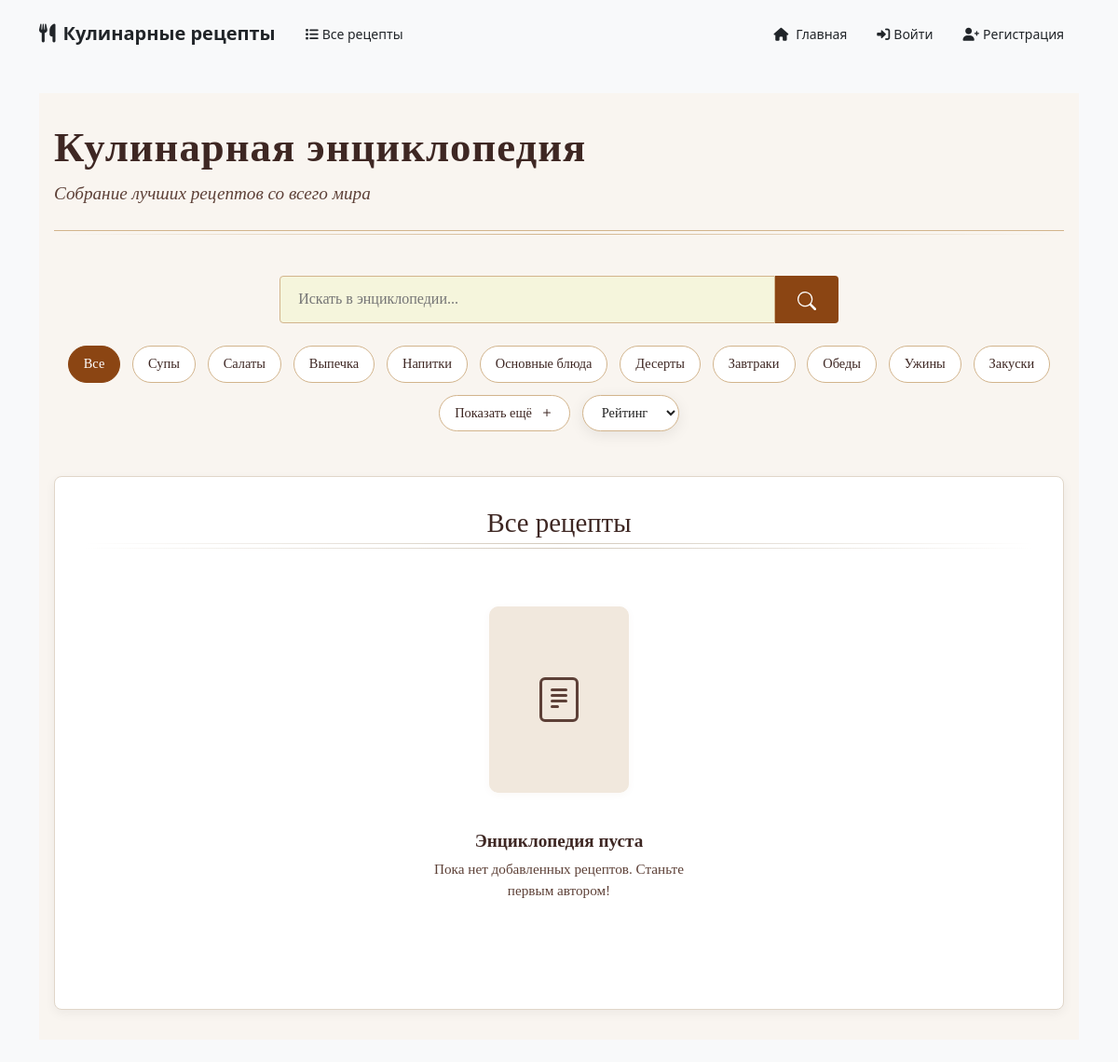
The page /accounts/recipes/ on the database as committed earlier.
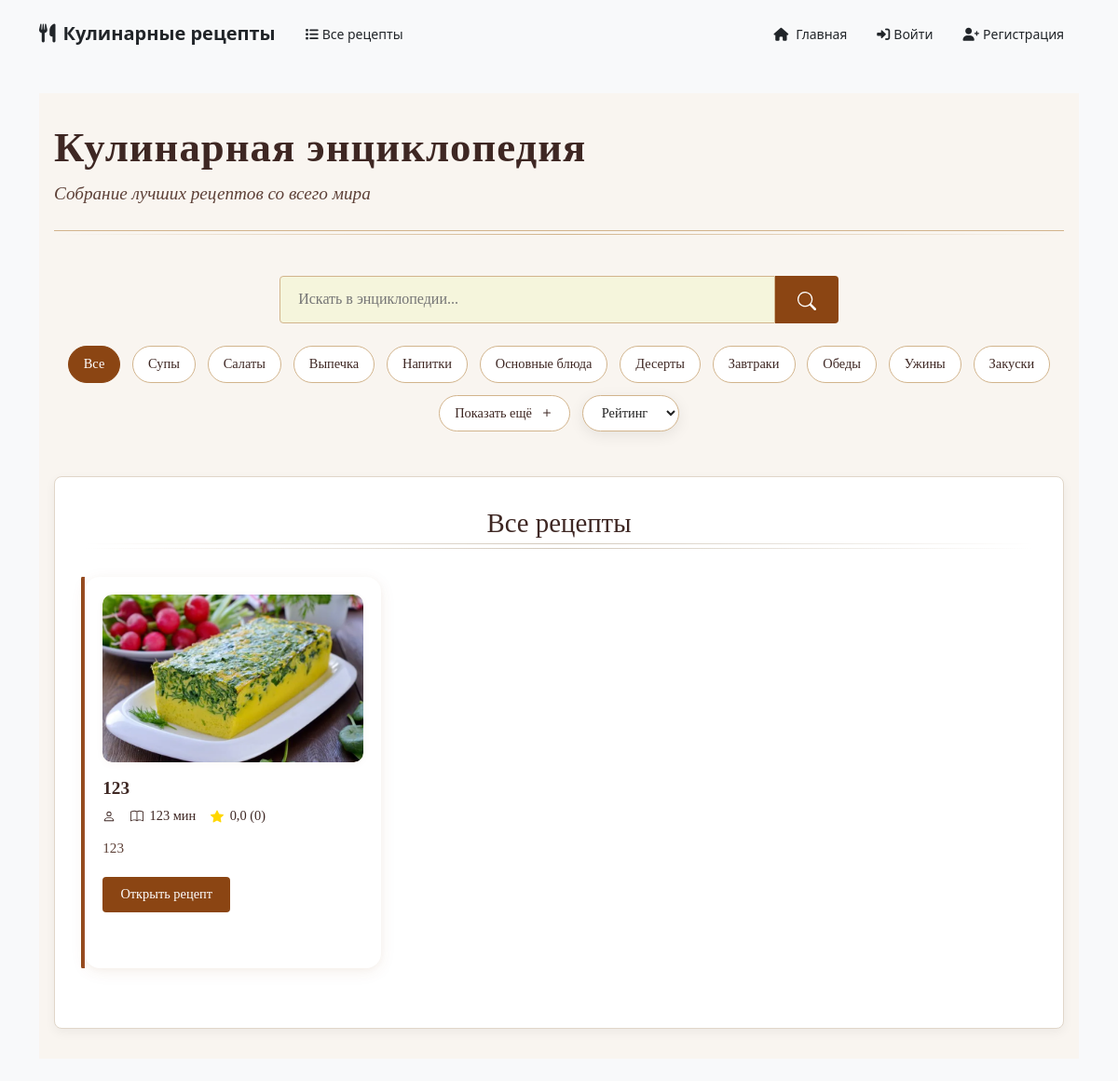
The same page on the database as committed later.
### accounts/models.py (models this page shows, shortened)
class Category(models.Model):
    name = models.CharField(max_length=100, unique=True)

class Recipe(models.Model):
    title = models.CharField(max_length=200)
    description = models.TextField(blank=True)
    ingredients = models.TextField(blank=True)
    instructions = models.TextField()
    created_at = models.DateTimeField(auto_now_add=True)
    updated_at = models.DateTimeField(auto_now=True)
    author = models.ForeignKey(User, on_delete=models.CASCADE, related_name='recipes')
    steps = models.TextField(blank=True)
    prep_time = models.PositiveIntegerField(null=True, blank=True, help_text='Время приготовления в минутах')
    cook_time = models.PositiveIntegerField(null=True, blank=True, help_text='Время готовки в минутах')
    image = models.ImageField(upload_to='recipe_images/', null=True, blank=True)
    MODERATION_STATUS_CHOICES = [
        ('pending', 'На модерации'),
        ('approved', 'Одобрен'),
        ('rejected', 'Отклонён'),
    ]
    moderation_status = models.CharField(max_length=10, choices=MODERATION_STATUS_CHOICES, default='pending')
    @property
    def rating_count(self):
        return self.comments.count()

### accounts/views.py (the view, shortened to what this page needs)
# urls.py: path('recipes/', views.recipe_list_view, name='recipe_list'),
def recipe_list_view(request):
    recipes = Recipe.objects.filter(moderation_status='approved').order_by('-created_at')
    search_query = request.GET.get('search', '')
    category_id = request.GET.get('category')
    min_rating = request.GET.get('min_rating')
    selected_category_name = None
    if category_id:
        recipes = recipes.filter(categories__id=category_id)
        cat = Category.objects.filter(id=category_id).first()
        if cat:
            selected_category_name = cat.name
    recipes = recipes.annotate(avg_rating=Avg('comments__rating'))
    if min_rating:
        try:
            min_rating_value = int(min_rating)
            recipes = recipes.filter(avg_rating__gte=min_rating_value)
        except ValueError:
            pass
    categories = Category.objects.all()
    context = {
        'recipes': recipes,
        'categories': categories,
        'selected_category': str(category_id) if category_id else None,
        'selected_category_name': selected_category_name,
        'search_query': search_query,
        'min_rating': min_rating,
    }
    return render(request, 'accounts/recipe_list.html', context)

### accounts/templates/accounts/recipe_list.html (shortened to what this page needs)
{% extends 'base.html' %}
{% block content %}
<div class="encyclopedia-container">
    <div class="encyclopedia-header">
        <div class="header-content">
            <h1 class="encyclopedia-title">Кулинарная энциклопедия</h1>
            <p class="encyclopedia-subtitle">Собрание лучших рецептов со всего мира</p>
        </div>
    </div>
    <div class="encyclopedia-search">
        <form method="get" class="search-container">
            <input type="text"
                   name="search"
                   placeholder="Искать в энциклопедии..."
                   class="encyclopedia-search-input"
                   value="{{ search_query }}">
            <button type="submit" class="search-button">
                <svg xmlns="http://www.w3.org/2000/svg" width="20" height="20" fill="currentColor" viewBox="0 0 16 16">
                    <path d="M11.742 10.344a6.5 6.5 0 1 0-1.397 1.398h-.001c.03.04.062.078.098.115l3.85 3.85a1 1 0 0 0 1.415-1.414l-3.85-3.85a1.007 1.007 0 0 0-.115-.1zM12 6.5a5.5 5.5 0 1 1-11 0 5.5 5.5 0 0 1 11 0z"/>
                </svg>
            </button>
        </form>
        <div class="filter-tags">
            <form method="get" class="category-filter-form">
                <a href="{% url 'recipe_list' %}{% if search_query %}?search={{ search_query }}{% endif %}"
                   class="filter-tag {% if not selected_category %}active{% endif %}">Все</a>
                {% for category in categories %}
                    {% if forloop.counter <= 10 %}
                        <a href="?category={{ category.id }}{% if search_query %}&search={{ search_query }}{% endif %}"
                           class="filter-tag {% if selected_category == category.id %}active{% endif %}">
                            {{ category.name }}
                        </a>
                    {% endif %}
                {% endfor %}
                {% if categories|length > 10 %}
                    <button type="button" class="show-more-btn" onclick="document.getElementById('more-categories').classList.toggle('show')">
                        Показать ещё
                        <svg xmlns="http://www.w3.org/2000/svg" width="16" height="16" fill="currentColor" viewBox="0 0 16 16">
                            <path d="M8 4a.5.5 0 0 1 .5.5v3h3a.5.5 0 0 1 0 1h-3v3a.5.5 0 0 1-1 0v-3h-3a.5.5 0 0 1 0-1h3v-3A.5.5 0 0 1 8 4z"/>
                        </svg>
                    </button>
                {% endif %}
                <select name="min_rating" class="filter-tag" style="width:auto;">
                    <option value="">Рейтинг</option>
                </select>
            </form>
        </div>
    </div>
    <div class="encyclopedia-shelves">
        <div class="shelf-header">
            <h2 class="shelf-title">
                {% if search_query %}
                    Результаты поиска: "{{ search_query }}"
                {% elif selected_category %}
                    {{ selected_category_name }}
                {% else %}
                    Все рецепты
                {% endif %}
            </h2>
            <div class="shelf-decoration"></div>
        </div>
        <div class="book-grid">
            {% for recipe in recipes %}
            <div class="recipe-book">
                <div class="book-cover">
                    {% if recipe.image %}
                        <img src="{{ recipe.image.url }}" alt="{{ recipe.title }}" class="book-image">
                    {% endif %}
                </div>
                <div class="book-info">
                    <h3 class="book-title">{{ recipe.title }}</h3>
                    <div class="book-meta">
                        <span class="book-author">
                        </span>
                        <span class="book-pages">
                            {{ recipe.cook_time }} мин
                        </span>
                        <span class="book-rating">
                            {{ recipe.avg_rating|default:0|floatformat:1 }} ({{ recipe.rating_count }})
                        </span>
                    </div>
                    <p class="book-description">{{ recipe.description|truncatechars:120 }}</p>
                    <a href="{% url 'recipe_detail' recipe.id %}" class="read-button">Открыть рецепт</a>
                </div>
            </div>
            {% empty %}
            <div class="empty-library">
                <div class="empty-book">
                    <div class="book-cover empty">
                        <div class="book-image-placeholder">
                        </div>
                    </div>
                    <div class="book-info">
                        <h3 class="book-title">Энциклопедия пуста</h3>
                        <p class="book-description">Пока нет добавленных рецептов. Станьте первым автором!</p>
                    </div>
                </div>
            </div>
            {% endfor %}
        </div>
    </div>
</div>
{% endblock %}

### accounts/templates/base.html (shortened to what this page needs)
<!DOCTYPE html>
<html lang="ru">
<head>
    {% load static %}
    <link href="https://cdn.jsdelivr.net/npm/bootstrap@5.1.3/dist/css/bootstrap.min.css" rel="stylesheet">
    <link href="https://cdnjs.cloudflare.com/ajax/libs/font-awesome/6.0.0/css/all.min.css" rel="stylesheet">
    <link rel="stylesheet" href="{% static 'styles.css' %}" />
</head>
<body>
    <header>
        {% include 'accounts/navbar.html' %}
    </header>
    <main class="container py-4">
        {% block content %}
        {% endblock %}
    </main>
</body>
</html>

### accounts/templates/accounts/navbar.html (shortened to what this page needs)
{% load static %}
<nav class="navbar navbar-expand-lg fixed-top">
    <div class="container">
        <a class="navbar-brand" href="{% url 'recipe_list' %}">
            <i class="fas fa-utensils me-2"></i>Кулинарные рецепты
        </a>
        <div class="collapse navbar-collapse" id="navbarNav">
            <ul class="navbar-nav me-auto">
                <li class="nav-item">
                    <a class="nav-link" href="{% url 'recipe_list' %}">
                        <i class="fas fa-list me-1"></i>Все рецепты
                    </a>
                </li>
            </ul>
            <ul class="navbar-nav">
                <li class="nav-item">
                    <a class="nav-link" href="{% url 'home' %}">
                        <i class="fas fa-home me-2"></i>Главная
                    </a>
                </li>
                {% if user.is_authenticated %}
                <li class="nav-item dropdown">
                    <a class="nav-link dropdown-toggle" href="#" id="userDropdown" role="button" data-bs-toggle="dropdown">
                        <i class="fas fa-user-circle me-1"></i>{{ user.first_name }} {{ user.last_name }}
                    </a>
                    <ul class="dropdown-menu dropdown-menu-end">
                        <li>
                            <a class="dropdown-item" href="{% url 'profile' %}">
                                <i class="fas fa-user me-2"></i>Профиль
                            </a>
                        </li>
                        {% if user.is_staff %}
                        <li>
                            <a class="dropdown-item" href="{% url 'moderation_recipes' %}">
                                <i class="fas fa-shield-alt me-2"></i>Модерация рецептов
                            </a>
                        </li>
                        <li>
                            <a class="dropdown-item" href="{% url 'admin_recipes_table' %}">
                                <i class="fas fa-table me-2"></i>Все рецепты (таблица)
                            </a>
                        </li>
                        <li>
                            <a class="dropdown-item" href="{% url 'article_create' %}">
                                <i class="fas fa-pen-nib me-2"></i>Создать статью
                            </a>
                        </li>
                        {% endif %}
                        <li><hr class="dropdown-divider"></li>
                        <li>
                            <form method="post" action="{% url 'logout' %}" style="display:inline;">
                                {% csrf_token %}
                                <button type="submit" class="dropdown-item logout-btn" style="background:none;border:none;padding:0;margin:0;cursor:pointer;">
                                    <i class="fas fa-sign-out-alt me-2"></i>Выйти
                                </button>
                            </form>
                        </li>
                    </ul>
                </li>
                {% else %}
                <li class="nav-item">
                    <a class="nav-link" href="{% url 'login' %}">
                        <i class="fas fa-sign-in-alt me-1"></i>Войти
                    </a>
                </li>
                <li class="nav-item">
                    <a class="nav-link" href="{% url 'register' %}">
                        <i class="fas fa-user-plus me-1"></i>Регистрация
                    </a>
                </li>
                {% endif %}
            </ul>
        </div>
    </div>
</nav>
<div style="height: 76px;"></div>

### static/styles.css (style rules this page uses)
.dropdown-menu, select, .dropdown-menu * { background: #fff !important; opacity: 1 !important; backdrop-filter: none !important; box-shadow: 0 4px 16px rgba(0,0,0,0.08); color: #222 !important; }

### accounts/templates/base.html (style rules this page uses)
:root { --primary: #4361ee; --secondary: #3f37c9; --accent: #4895ef; --light: #f8f9fa; --dark: #212529; --success: #4cc9f0; --danger: #f72585; }
body { background-color: #f8f9fa; min-height: 100vh; }

### accounts/templates/accounts/navbar.html (style rules this page uses)
.navbar { background: var(--card-bg); box-shadow: var(--shadow); transition: all 0.3s ease; padding: 1rem 0; }
.navbar-brand { font-weight: 600; font-size: 20px; color: var(--text-color) !important; transition: all 0.3s ease; }
.nav-link { font-weight: 500; font-size: 14px; color: var(--text-color) !important; padding: 0.5rem 1rem !important; transition: all 0.3s ease; position: relative; }
.nav-link::after { content: ''; position: absolute; bottom: 0; left: 50%; width: 0; height: 2px; background: var(--primary-color); transition: all 0.3s ease; transform: translateX(-50%); }

Rows that differ between the two databases and show on the page:
added Recipe: image (picture), title "123", cook_time "123", avg_rating "0,0", rating_count "0", description "123"
Other text that changed with them:
text no longer shown: "Энциклопедия пуста Пока нет добавленных рецептов. Станьте первым автором!"
